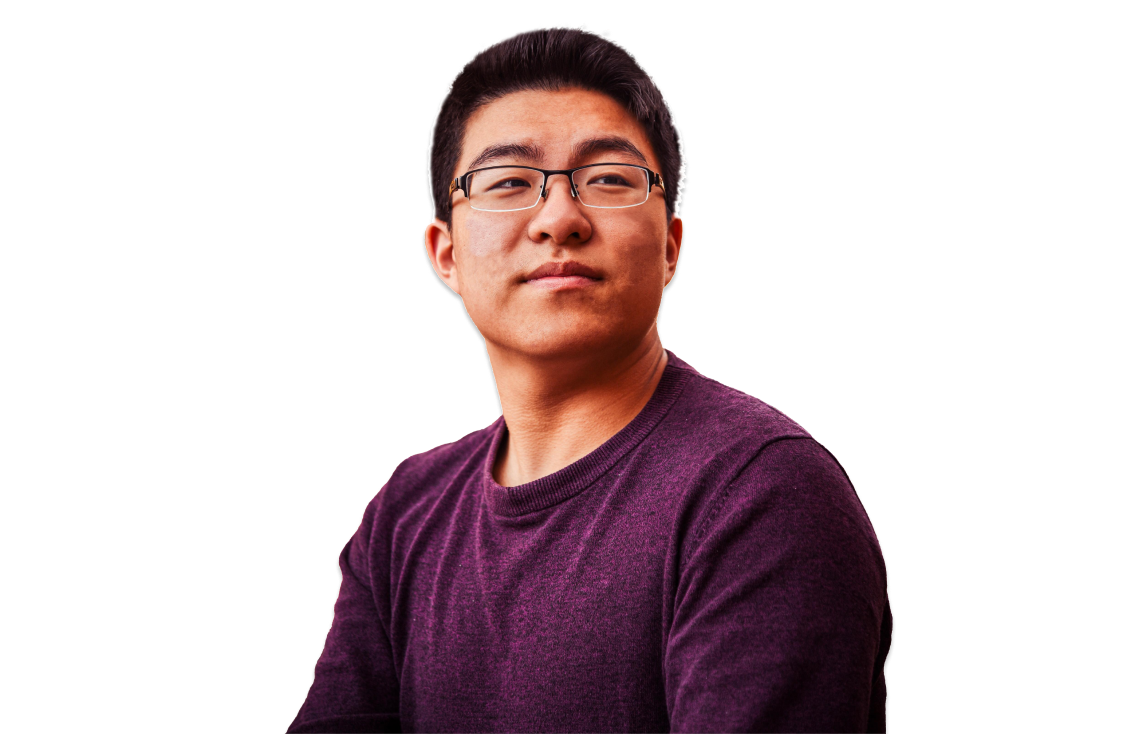
#> input picture tools/assets/shamus-picture.png, 1134 x 734 px, found by its file name
$ python generate_hf_space_kontext_atlas.py
#> lines starting #> are read from the running program, lines starting #| are printed output that depends on the picture
#!/usr/bin/env python3
"""Generate the portrait light atlas with the hosted FLUX.1 Kontext Space.

This sends the input portrait to Hugging Face's hosted Space API.

Run with:
  uv run --python 3.11 --with gradio-client --with pillow --with numpy \
    python tools/generate_hf_space_kontext_atlas.py
"""

from __future__ import annotations

import argparse
import json
import tempfile
import time
from pathlib import Path
from typing import Any

import numpy as np  # ty: ignore[unresolved-import]
from gradio_client import Client, handle_file  # ty: ignore[unresolved-import]
from PIL import Image, ImageFilter  # ty: ignore[unresolved-import]

SPACE_ID = "black-forest-labs/FLUX.1-Kontext-Dev"
LIGHT_CELLS = [
    {"name": "top-left", "col": 0, "row": 0, "x": -1.0, "y": 1.0, "text": "from the upper left"},
    {"name": "top", "col": 1, "row": 0, "x": 0.0, "y": 1.0, "text": "from directly above"},
    {"name": "top-right", "col": 2, "row": 0, "x": 1.0, "y": 1.0, "text": "from the upper right"},
    {"name": "left", "col": 0, "row": 1, "x": -1.0, "y": 0.0, "text": "from the left side"},
    {"name": "center", "col": 1, "row": 1, "x": 0.0, "y": 0.0, "text": "from the front"},
    {"name": "right", "col": 2, "row": 1, "x": 1.0, "y": 0.0, "text": "from the right side"},
    {"name": "bottom-left", "col": 0, "row": 2, "x": -1.0, "y": -1.0, "text": "from the lower left"},
    {"name": "bottom", "col": 1, "row": 2, "x": 0.0, "y": -1.0, "text": "from below"},
    {"name": "bottom-right", "col": 2, "row": 2, "x": 1.0, "y": -1.0, "text": "from the lower right"},
]


def fit_rgba(image: Image.Image, width: int, height: int) -> Image.Image:
    fitted = Image.new("RGBA", (width, height), (0, 0, 0, 0))
    scale = min(width / image.width, height / image.height)
    size = (round(image.width * scale), round(image.height * scale))
    resized = image.resize(size, Image.Resampling.LANCZOS)
    fitted.alpha_composite(resized, ((width - size[0]) // 2, (height - size[1]) // 2))
    return fitted


# [4 lines left out: function composite_for_editing, not called in this run]


def alpha_mask(rgba: Image.Image) -> Image.Image:
    return rgba.getchannel("A").filter(ImageFilter.GaussianBlur(radius=0.35))


def luminance(rgb: np.ndarray) -> np.ndarray:
    return rgb[:, :, 0] * 0.2126 + rgb[:, :, 1] * 0.7152 + rgb[:, :, 2] * 0.0722


# [48 lines left out: functions blur_array, transfer_lighting, cell_prompt, generated_path, not called in this run]


def build_atlas(args: argparse.Namespace) -> None:
    source = Image.open(args.source).convert("RGBA")
    output_source = fit_rgba(source, source.width, source.height)
    edit_source = fit_rgba(source, args.width, args.height)
    mask = alpha_mask(output_source)
    atlas = Image.new("RGBA", (source.width * 3, source.height * 3), (0, 0, 0, 0))
    args.atlas_dir.mkdir(parents=True, exist_ok=True)
    preview_dir = args.atlas_dir / "kontext-previews"
    if args.keep_previews:
        preview_dir.mkdir(parents=True, exist_ok=True)

    client = Client(args.space)
    with tempfile.TemporaryDirectory(prefix="shamus-kontext-space-") as tmp:
        input_path = Path(tmp) / "input.png"
        composite_for_editing(edit_source).save(input_path)
        for index, cell in enumerate(LIGHT_CELLS):
            preview_path = preview_dir / f"{index:02d}-{cell['name']}-kontext.png"
            if cell["name"] == "center" and args.original_center:
                relit = output_source
            else:
                if preview_path.exists() and args.resume:
                    print(f"Reusing {index + 1}/9 {cell['name']}", flush=True)
                    generated = Image.open(preview_path).convert("RGB")
                else:
                    print(f"Generating {index + 1}/9 {cell['name']}", flush=True)
                    last_error = None
                    for attempt in range(args.retries + 1):
                        try:
                            result = client.predict(
                                handle_file(str(input_path)),
                                cell_prompt(args.prompt, cell),
                                args.seed + index,
                                False,
                                args.guidance,
                                args.steps,
                                api_name="/infer",
                            )
                            generated = Image.open(generated_path(result)).convert("RGB")
                            break
                        except Exception as error:
                            last_error = error
                            if attempt >= args.retries:
                                raise
                            wait = args.retry_wait * (attempt + 1)
                            print(f"Retrying {cell['name']} after {type(error).__name__}: {error}. Waiting {wait}s.", flush=True)
                            time.sleep(wait)
                    else:
                        raise RuntimeError(f"Failed to generate {cell['name']}: {last_error}")
                    if args.keep_previews or args.resume:
                        preview_path.parent.mkdir(parents=True, exist_ok=True)
                        generated.save(preview_path)
                relit = transfer_lighting(output_source, generated, mask, strength=args.transfer_strength)
            atlas.paste(relit, (int(cell["col"]) * source.width, int(cell["row"]) * source.height))

    atlas_path = args.atlas_dir / "shamus-light-atlas.png"
    atlas.save(atlas_path, optimize=True)
    metadata = {
        "source": str(args.source),
        "atlas": atlas_path.name,
        "cellWidth": source.width,
        "cellHeight": source.height,
        "grid": [3, 3],
        "initialLight": {"x": 0.0, "y": 0.0},
        "runtime": "single-texture-webgl2-bilinear-hosted-flux-kontext-atlas",
        "generator": {
            "space": args.space,
            "prompt": args.prompt,
            "steps": args.steps,
            "workingWidth": args.width,
            "workingHeight": args.height,
            "guidance": args.guidance,
            "transferStrength": args.transfer_strength,
            "seed": args.seed,
        },
        "cells": LIGHT_CELLS,
    }
    (args.atlas_dir / "shamus-light-atlas.json").write_text(json.dumps(metadata, indent=2) + "\n")


def main() -> None:
    parser = argparse.ArgumentParser()
    parser.add_argument("--source", type=Path, default=Path("static/resources/shamus-picture.png"))
    parser.add_argument("--atlas-dir", type=Path, default=Path("static/resources/relight-atlas"))
    parser.add_argument("--space", default=SPACE_ID)
    parser.add_argument("--width", type=int, default=768)
    parser.add_argument("--height", type=int, default=512)
    parser.add_argument("--steps", type=int, default=28)
    parser.add_argument("--guidance", type=float, default=2.5)
    parser.add_argument("--transfer-strength", type=float, default=0.92)
    parser.add_argument("--seed", type=int, default=4660)
    parser.add_argument("--keep-previews", action="store_true")
    parser.add_argument("--resume", action=argparse.BooleanOptionalAction, default=True)
    parser.add_argument("--retries", type=int, default=4)
    parser.add_argument("--retry-wait", type=float, default=45.0)
    parser.add_argument("--original-center", action=argparse.BooleanOptionalAction, default=True)
    parser.add_argument(
        "--prompt",
        default="A realistic portrait photograph of the same man against a dark studio background",
    )
    build_atlas(parser.parse_args())
#> in build_atlas, source is the input picture: PIL image 1134x734 RGBA; mean R, G, B, A 206.8, 192.5, 195.9, 75.8
#> in fit_rgba, `fitted = Image.new("RGBA", (width, height), (0, 0, 0, 0))`: fitted: PIL image 1134x734 RGBA; every value is 0
#> call 2 of fit_rgba, with width = 768, height = 512
#> in fit_rgba (call 2), `fitted = Image.new("RGBA", (width, height), (0, 0, 0, 0))`: fitted: PIL image 768x512 RGBA; every value is 0
#> in fit_rgba (call 2), `fitted.alpha_composite(resized, ((width - size[0]) // 2, (height - siz..`:
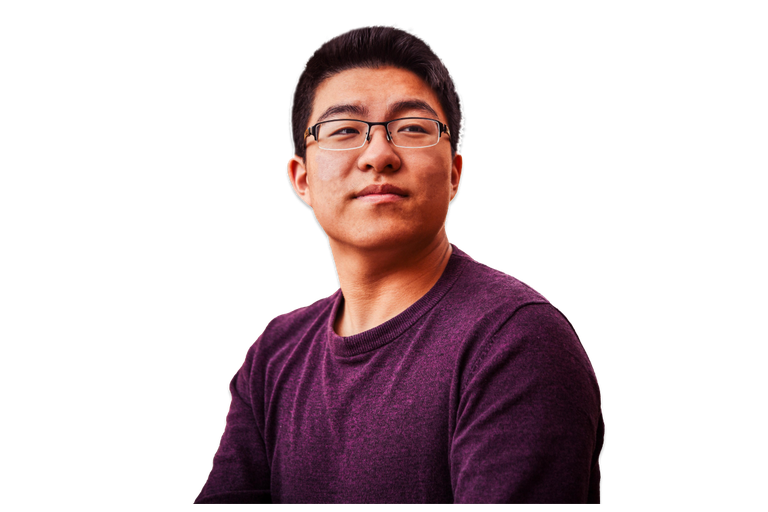
#> fitted: PIL image 768x512 RGBA; mean R, G, B, A 29.1, 15.2, 18.4, 73.6; transparent parts drawn white
#> in alpha_mask, `return rgba.getchannel("A").filter(ImageFilter.GaussianBlur(radius=0.3..`:
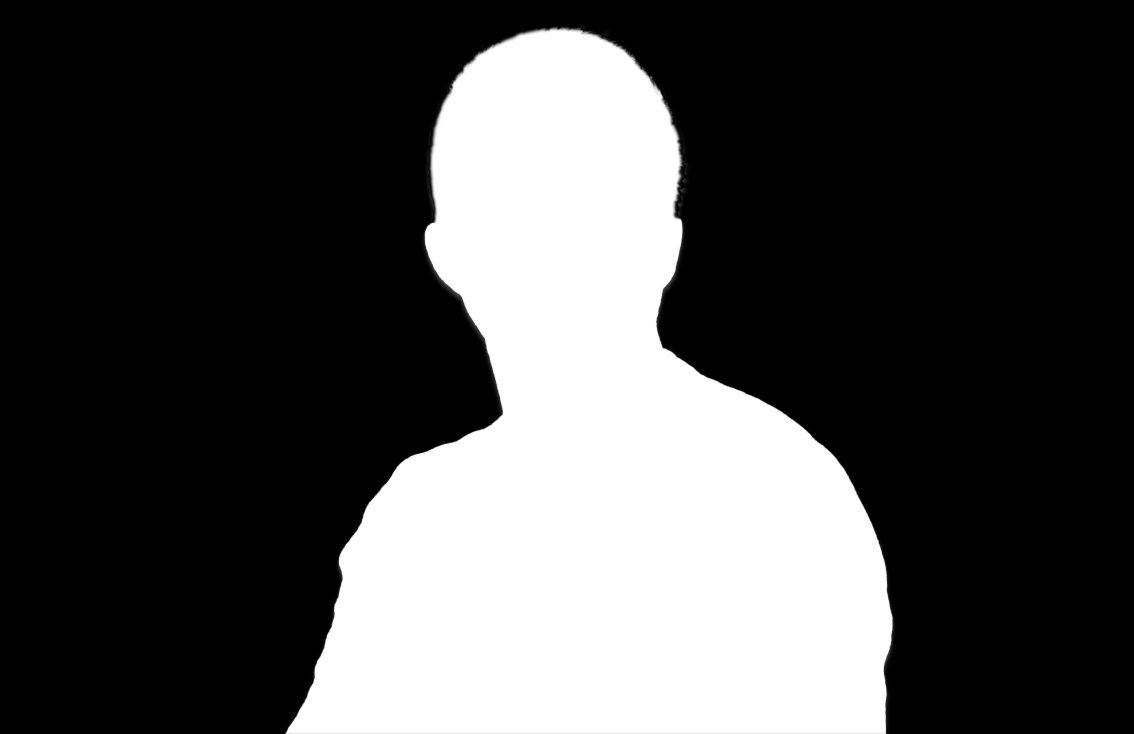
#> returned value: PIL image 1134x734 L; min 0, max 255, mean 75.8
#> in build_atlas, `atlas = Image.new("RGBA", (source.width * 3, source.height * 3), (0, 0..`: atlas: PIL image 3402x2202 RGBA; every value is 0
#> (the call stopped at in build_atlas, `client = Client(args.space)`: gradio_client is not available in this run)


if __name__ == "__main__":
    main()
